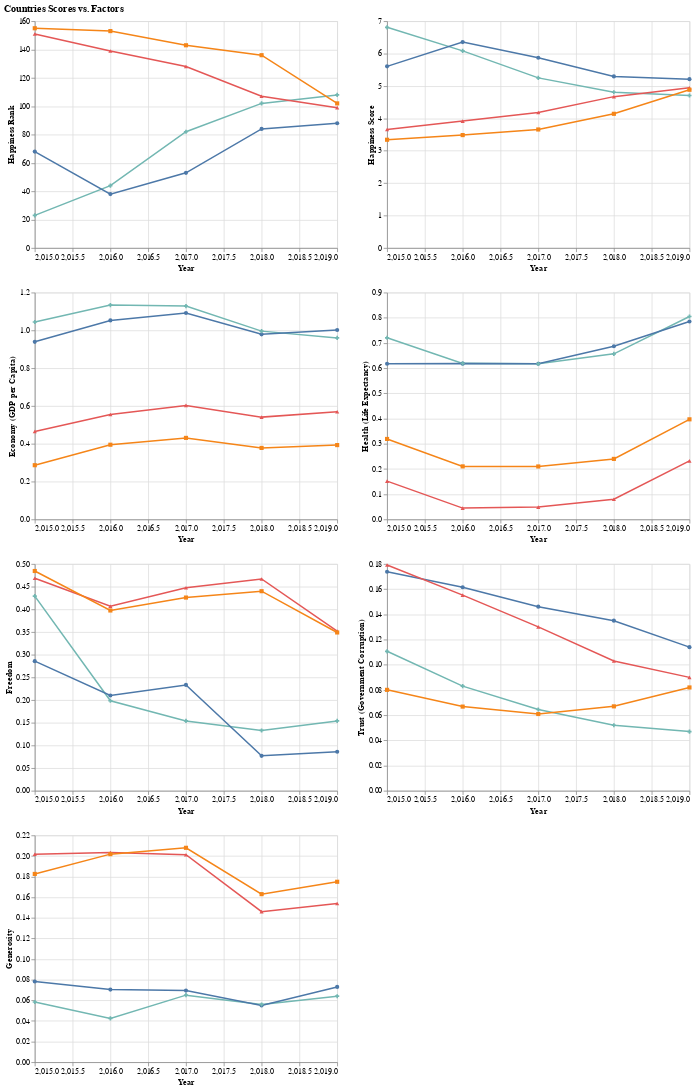

The notebook cell saved with this chart:
### Code cell
Vpoints = alt.Chart(Venezuela).mark_line().encode(
    x=alt.X('Year:Q', 
     scale=alt.Scale(domain=[2015,2019])),
    y=alt.Y(alt.repeat(),
     type='quantitative',
     scale=alt.Scale()),
     color='Country',
     shape=alt.Shape('Country', legend=None)
).repeat(repeat=["Happiness Rank",
                "Happiness Score",
                 "Economy (GDP per Capita)",
                 "Health (Life Expectancy)",
                 "Freedom",
                 "Trust (Government Corruption)",
                 "Generosity"],
     columns=2
).properties(title="Countries Scores vs. Factors")

Vpoints

### Figure 1 — Vega-Lite specification as saved in the notebook (floating-point values rounded to 4 significant figures)
{"config": {"view": {"continuousWidth": 400, "continuousHeight": 300}}, "repeat": ["Happiness Rank", "Happiness Score", "Economy (GDP per Capita)", "Health (Life Expectancy)", "Freedom", "Trust (Government Corruption)", "Generosity"], "spec": {"data": {"name": "data-8bfdd7df8b98bfdf7efb9f68d3dbadd2"}, "mark": "line", "encoding": {"color": {"type": "nominal", "field": "Country"}, "shape": {"type": "nominal", "field": "Country", "legend": null}, "x": {"type": "quantitative", "field": "Year", "scale": {"domain": [2015, 2019]}}, "y": {"type": "quantitative", "field": {"repeat": "repeat"}, "scale": {}}}}, "columns": 2, "title": "Countries Scores vs. Factors", "$schema": "https://vega.github.io/schema/vega-lite/v4.8.1.json", "datasets": {"data-8bfdd7df8b98bfdf7efb9f68d3dbadd2": [{"Country": "Venezuela", "Happiness Rank": 23, "Happiness Score": 6.81, "Economy (GDP per Capita)": 1.044, "Family": 1.256, "Health (Life Expectancy)": 0.7205, "Freedom": 0.4291, "Trust (Government Corruption)": 0.1107, "Generosity": 0.05841, "Dystopia Residual": 3.191, "Year": 2015, "Social support": null}, {"Country": "Algeria", "Happiness Rank": 68, "Happiness Score": 5.605, "Economy (GDP per Capita)": 0.9393, "Family": 1.078, "Health (Life Expectancy)": 0.6177, "Freedom": 0.2858, "Trust (Government Corruption)": 0.1738, "Generosity": 0.07822, "Dystopia Residual": 2.432, "Year": 2015, "Social support": null}, {"Country": "Ivory Coast", "Happiness Rank": 151, "Happiness Score": 3.655, "Economy (GDP per Capita)": 0.4653, "Family": 0.7712, "Health (Life Expectancy)": 0.1519, "Freedom": 0.4687, "Trust (Government Corruption)": 0.1792, "Generosity": 0.2016, "Dystopia Residual": 1.417, "Year": 2015, "Social support": null}, {"Country": "Benin", "Happiness Rank": 155, "Happiness Score": 3.34, "Economy (GDP per Capita)": 0.2867, "Family": 0.3539, "Health (Life Expectancy)": 0.3191, "Freedom": 0.4845, "Trust (Government Corruption)": 0.0801, "Generosity": 0.1826, "Dystopia Residual": 1.633, "Year": 2015, "Social support": null}, {"Country": "Algeria", "Happiness Rank": 38, "Happiness Score": 6.355, "Economy (GDP per Capita)": 1.053, "Family": 0.8331, "Health (Life Expectancy)": 0.618, "Freedom": 0.2101, "Trust (Government Corruption)": 0.1616, "Generosity": 0.07044, "Dystopia Residual": 3.409, "Year": 2016, "Social support": null}, {"Country": "Venezuela", "Happiness Rank": 44, "Happiness Score": 6.084, "Economy (GDP per Capita)": 1.134, "Family": 1.033, "Health (Life Expectancy)": 0.619, "Freedom": 0.1985, "Trust (Government Corruption)": 0.08304, "Generosity": 0.0425, "Dystopia Residual": 2.975, "Year": 2016, "Social support": null}, {"Country": "Ivory Coast", "Happiness Rank": 139, "Happiness Score": 3.916, "Economy (GDP per Capita)": 0.5551, "Family": 0.5758, "Health (Life Expectancy)": 0.04476, "Freedom": 0.4066, "Trust (Government Corruption)": 0.1553, "Generosity": 0.2034, "Dystopia Residual": 1.975, "Year": 2016, "Social support": null}, {"Country": "Benin", "Happiness Rank": 153, "Happiness Score": 3.484, "Economy (GDP per Capita)": 0.395, "Family": 0.1042, "Health (Life Expectancy)": 0.2103, "Freedom": 0.3975, "Trust (Government Corruption)": 0.06681, "Generosity": 0.2018, "Dystopia Residual": 2.108, "Year": 2016, "Social support": null}, {"Country": "Algeria", "Happiness Rank": 53, "Happiness Score": 5.872, "Economy (GDP per Capita)": 1.092, "Family": 1.146, "Health (Life Expectancy)": 0.6176, "Freedom": 0.2333, "Trust (Government Corruption)": 0.1461, "Generosity": 0.06944, "Dystopia Residual": 2.568, "Year": 2017, "Social support": null}, {"Country": "Venezuela", "Happiness Rank": 82, "Happiness Score": 5.25, "Economy (GDP per Capita)": 1.128, "Family": 1.431, "Health (Life Expectancy)": 0.6171, "Freedom": 0.154, "Trust (Government Corruption)": 0.06449, "Generosity": 0.06502, "Dystopia Residual": 1.789, "Year": 2017, "Social support": null}, {"Country": "Ivory Coast", "Happiness Rank": 128, "Happiness Score": 4.18, "Economy (GDP per Capita)": 0.603, "Family": 0.9048, "Health (Life Expectancy)": 0.04864, "Freedom": 0.4477, "Trust (Government Corruption)": 0.1301, "Generosity": 0.2012, "Dystopia Residual": 1.845, "Year": 2017, "Social support": null}, {"Country": "Benin", "Happiness Rank": 143, "Happiness Score": 3.657, "Economy (GDP per Capita)": 0.4311, "Family": 0.4353, "Health (Life Expectancy)": 0.2099, "Freedom": 0.426, "Trust (Government Corruption)": 0.06093, "Generosity": 0.2079, "Dystopia Residual": 1.886, "Year": 2017, "Social support": null}, {"Country": "Algeria", "Happiness Rank": 84, "Happiness Score": 5.295, "Economy (GDP per Capita)": 0.979, "Family": null, "Health (Life Expectancy)": 0.687, "Freedom": 0.077, "Trust (Government Corruption)": 0.135, "Generosity": 0.055, "Dystopia Residual": null, "Year": 2018, "Social support": null}, {"Country": "Venezuela", "Happiness Rank": 102, "Happiness Score": 4.806, "Economy (GDP per Capita)": 0.996, "Family": null, "Health (Life Expectancy)": 0.657, "Freedom": 0.133, "Trust (Government Corruption)": 0.052, "Generosity": 0.056, "Dystopia Residual": null, "Year": 2018, "Social support": null}, {"Country": "Ivory Coast", "Happiness Rank": 107, "Happiness Score": 4.671, "Economy (GDP per Capita)": 0.541, "Family": null, "Health (Life Expectancy)": 0.08, "Freedom": 0.467, "Trust (Government Corruption)": 0.103, "Generosity": 0.146, "Dystopia Residual": null, "Year": 2018, "Social support": null}, {"Country": "Benin", "Happiness Rank": 136, "Happiness Score": 4.141, "Economy (GDP per Capita)": 0.378, "Family": null, "Health (Life Expectancy)": 0.24, "Freedom": 0.44, "Trust (Government Corruption)": 0.067, "Generosity": 0.163, "Dystopia Residual": null, "Year": 2018, "Social support": null}, {"Country": "Algeria", "Happiness Rank": 88, "Happiness Score": 5.211, "Economy (GDP per Capita)": 1.002, "Family": null, "Health (Life Expectancy)": 0.785, "Freedom": 0.086, "Trust (Government Corruption)": 0.114, "Generosity": 0.073, "Dystopia Residual": null, "Year": 2019, "Social support": 1.16}, {"Country": "Ivory Coast", "Happiness Rank": 99, "Happiness Score": 4.944, "Economy (GDP per Capita)": 0.569, "Family": null, "Health (Life Expectancy)": 0.232, "Freedom": 0.352, "Trust (Government Corruption)": 0.09, "Generosity": 0.154, "Dystopia Residual": null, "Year": 2019, "Social support": 0.808}, {"Country": "Benin", "Happiness Rank": 102, "Happiness Score": 4.883, "Economy (GDP per Capita)": 0.393, "Family": null, "Health (Life Expectancy)": 0.397, "Freedom": 0.349, "Trust (Government Corruption)": 0.082, "Generosity": 0.175, "Dystopia Residual": null, "Year": 2019, "Social support": 0.437}, {"Country": "Venezuela", "Happiness Rank": 108, "Happiness Score": 4.707, "Economy (GDP per Capita)": 0.96, "Family": null, "Health (Life Expectancy)": 0.805, "Freedom": 0.154, "Trust (Government Corruption)": 0.047, "Generosity": 0.064, "Dystopia Residual": null, "Year": 2019, "Social support": 1.427}]}}
